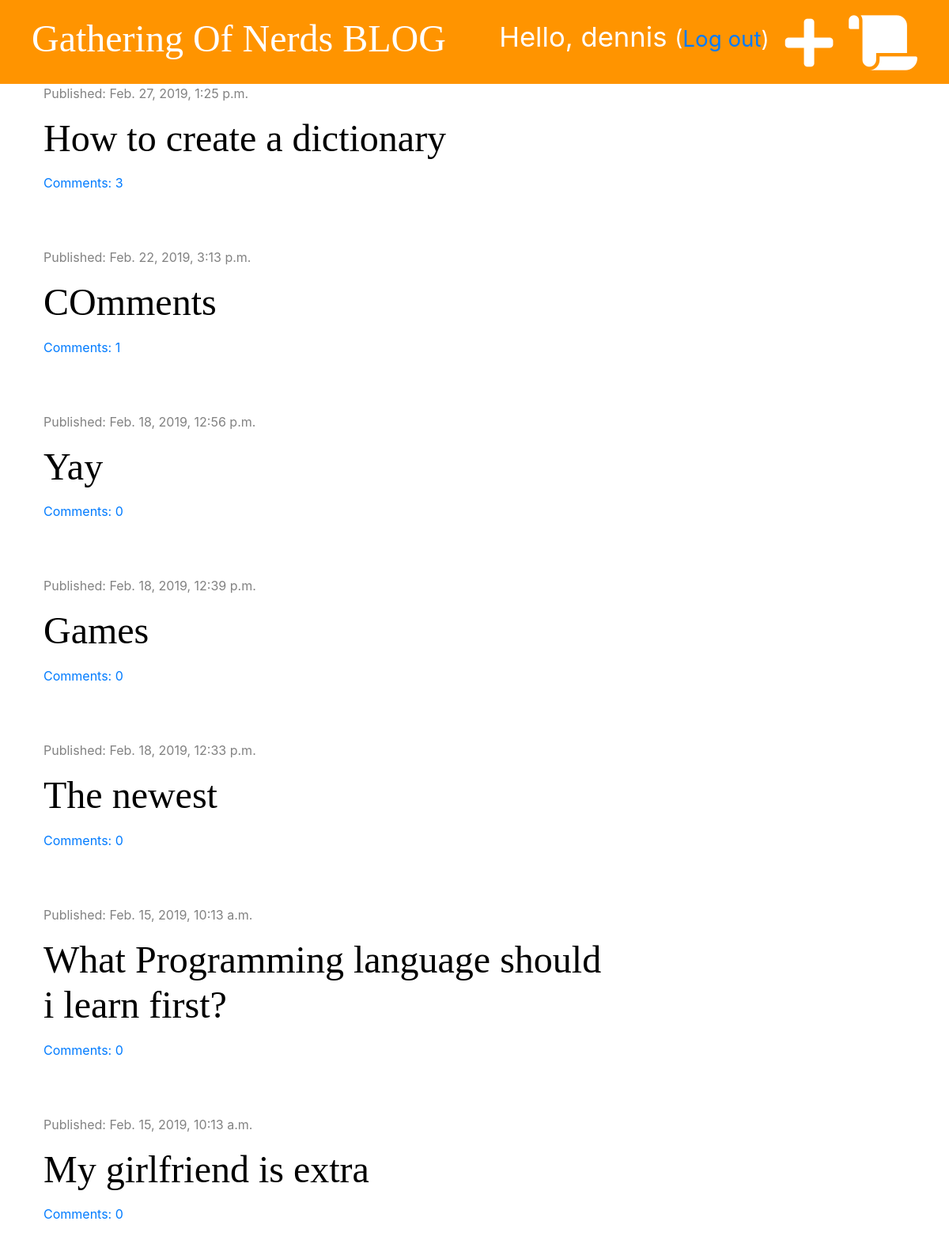
The app's page / (signed in) with its own data.
### blog/models.py (models this page shows, shortened)
class Post(models.Model):
    author = models.ForeignKey('auth.User', on_delete=models.CASCADE)
    title = models.CharField(max_length=200)
    text = models.TextField()
    created_date = models.DateTimeField(default=timezone.now)
    published_date = models.DateTimeField(blank=True, null=True)
    def approved_comments(self):
        return self.comments.filter(approved=True)

### blog/views.py (the view)
# urls.py: path('', views.post_list, name='post_list'),
def post_list(request):
    posts = Post.objects.filter(published_date__lte=timezone.now()).order_by('-published_date')
    stuff_for_frontend = {'posts': posts}
    return render(request, 'blog/post_list.html', stuff_for_frontend)

### blog/templatetags/markdownify.py (called while the page is built)
@register.filter
def markdown(value):
    renderer = HighlightRenderer()
    markdown = mistune.Markdown(renderer=renderer)
    return markdown(value)

### blog/templates/blog/post_list.html (shortened to what this page needs)
{% extends 'blog/base.html' %}
{% load markdownify %}
{% block content %}
    {% for post in posts %}
        <div class="post">
          <div class="date">
              <p>Published: {{ post.published_date }}</p>
          </div>
          <h1><a href="{% url 'post_detail' pk=post.pk %}">{{ post.title }}</a></h1>
          <a href="{% url 'post_detail' pk=post.pk %}">Comments: {{ post.approved_comments.count }}</a>
        </div>
     {% endfor %}
{% endblock %}

### blog/templates/blog/base.html (shortened to what this page needs)
{% load staticfiles %}
<!DOCTYPE html>
<html lang="en">
  <head>
    <link rel="stylesheet" href="https://stackpath.bootstrapcdn.com/bootstrap/4.3.1/css/bootstrap.min.css">
    <link rel="stylesheet" href="{% static 'css/blog.css' %}">
    <link rel="stylesheet" href="https://use.fontawesome.com/releases/v5.7.2/css/all.css">
    <link rel="stylesheet" href="{% static 'css/zenburn.css' %}">
  </head>
  <body>
    <div class="page-header">
      {% if user.is_authenticated %}
          <a href="{% url 'post_draft_list' %}" class="top-menu"><i class="fas fa-scroll fa-2x"></i></a>
          <a href="{% url 'post_new' %}" class="top-menu"><i class="fas fa-plus fa-2x"></i></a>
          <p class="top-menu">Hello, {{ user.username }} <small>(<a href="{% url 'logout' %}">Log out</a>)</small></p>
      {% else %}
         <a href="{% url 'login' %}" class="top-menu"><i class="fas fa-sign-in-alt fa-2x"></i></a>
      {% endif %}
      <h1><a href="{% url 'post_list' %}">Gathering Of Nerds BLOG</a></h1>
    </div>
    <div class="content container">
        <div class="row">
            <div class="col-md-8">
                {% block content %}
                {% endblock %}
            </div>
        </div>
    </div>
  </body>
</html>

### blog/static/css/blog.css (style rules this page uses)
.page-header { background-color: #ff9400; margin-top: 0; padding: 20px 20px 20px 40px; }
.page-header h1, .page-header h1 a { color: #ffffff; font-size: 36pt; text-decoration: none; }
.content { margin-left: 40px; }
h1, h2, h3, h4 { font-family: 'Tangerine', 'Inconsolata', 'Droid Sans', serif; font-size: 48px; }
.date { color: #828282; }
.post { margin-bottom: 70px; }
.post h1 a { color: #000000 }
.top-menu { color: #ffffff; float: right; font-size: 26pt; margin-right: 20px; }

### records on screen
Post: published_date "Feb. 27, 2019, 1:25 p.m.", title "How to create a dictionary", approved_comments.count "3"
Post: published_date "Feb. 22, 2019, 3:13 p.m.", title "COmments", approved_comments.count "1"
Post: published_date "Feb. 18, 2019, 12:56 p.m.", title "Yay", approved_comments.count "0"
Post: published_date "Feb. 18, 2019, 12:39 p.m.", title "Games", approved_comments.count "0"
Post: published_date "Feb. 18, 2019, 12:33 p.m.", title "The newest", approved_comments.count "0"
Post: published_date "Feb. 15, 2019, 10:13 a.m.", title "What Programming language should i learn first?", approved_comments.count "0"
Post: published_date "Feb. 15, 2019, 10:13 a.m.", title "My girlfriend is extra", approved_comments.count "0"

### other values on screen
{{ user.username }} "dennis"
